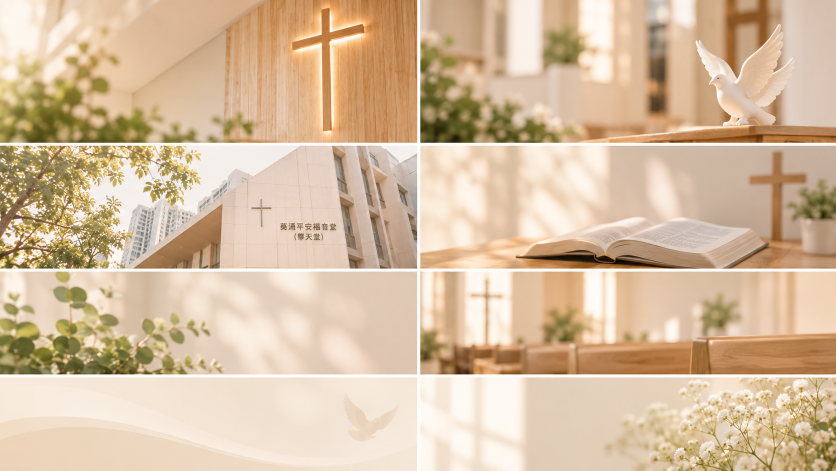
#> input picture 教會網站暖光背景拼貼.png, 1672 x 941 px, given in place of DSC03117.JPG, which was not available (shown at 1/2 size)
$ python prepare-church-photos.py
#> lines starting #> are read from the running program, lines starting #| are printed output that depends on the picture
#> in convert, image is the input picture: PIL image 1672x941 RGB; mean R, G, B 214.7, 189.4, 160.3
#!/usr/bin/env python3
"""Turn the church's own photographs into the WebP set the site expects.

The originals arrive at full camera size (7008 px wide, ~14 MB, with EXIF) in
`picture resource/`. The site wants three widths per picture, named
`<name>-900.webp` / `-1400` / `-2000` in site/public/img/, which is what
`panel()` in src/content.js builds its srcSet from. Saving through Pillow drops
the EXIF block, which is what the photo notice on /privacy#photo-credits
promises.

The camera leaves these frames flat and slightly milky: white lettering on a
pale wall, no deep blacks. A small black/white-point correction plus a light
unsharp mask after the downscale makes the lettering hold up at card size
without turning it into a processed-looking graphic. Pass --raw to publish the
file untouched.

Run from anywhere:
    python site/scripts/prepare-church-photos.py
    python site/scripts/prepare-church-photos.py --only nameplate
    python site/scripts/prepare-church-photos.py --only nameplate --raw

Add a picture to PHOTOS below to publish another one. Keep the name short: it
becomes the file name and the key used in content.js.
"""

import argparse
import os

from PIL import Image, ImageEnhance, ImageFilter

REPO = os.path.dirname(os.path.dirname(os.path.dirname(os.path.abspath(__file__))))
SRC_DIR = os.path.join(REPO, 'picture resource')
OUT_DIR = os.path.join(REPO, 'site', 'public', 'img')

# name -> original file name
PHOTOS = {
    'nameplate': 'DSC03117.JPG',  # 葵涌平安福音堂 nameplate on the lobby wall — about page
}

WIDTHS = (900, 1400, 2000)


def tone(image):
    """Lift the photo out of its flat exposure without over-cooking it.

    autocontrast is deliberately not used: the frame is almost entirely pale
    wall, so stretching the histogram maps that wall to mid-grey and the photo
    turns dark and muddy. A pivot-around-mid-grey contrast bump keeps the
    scene's brightness and only separates the raised lettering from the wall.
    """
    image = ImageEnhance.Contrast(image).enhance(1.14)
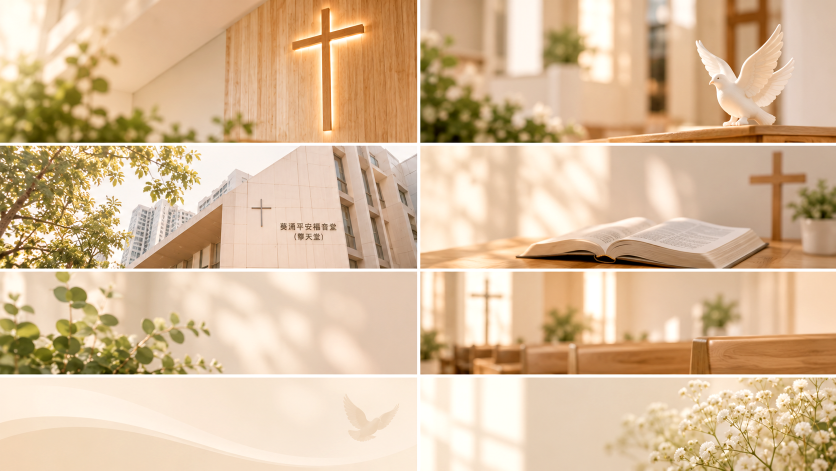
#> image: PIL image 1672x941 RGB (shown at 1/2 size); mean R, G, B 216.7, 188.1, 155
    image = ImageEnhance.Color(image).enhance(1.04)
    return image.filter(ImageFilter.UnsharpMask(radius=2, percent=45, threshold=4))


def convert(source, name, raw=False):
    image = Image.open(source).convert('RGB')
    if not raw:
        image = tone(image)
    ratio = image.height / image.width
#> ratio = 0.563
    written = []
    for width in WIDTHS:
        target = image.resize((width, round(width * ratio)), Image.Resampling.LANCZOS)
        if not raw:
            target = target.filter(ImageFilter.UnsharpMask(radius=1.1, percent=55, threshold=3))
        path = os.path.join(OUT_DIR, '{}-{}.webp'.format(name, width))
        target.save(path, 'WEBP', quality=84, method=6)
        written.append((path, target.size))
#> this loop made 3 passes
#> pass 1, in convert, `target = image.resize((width, round(width * ratio)), Image.Resampling...`:
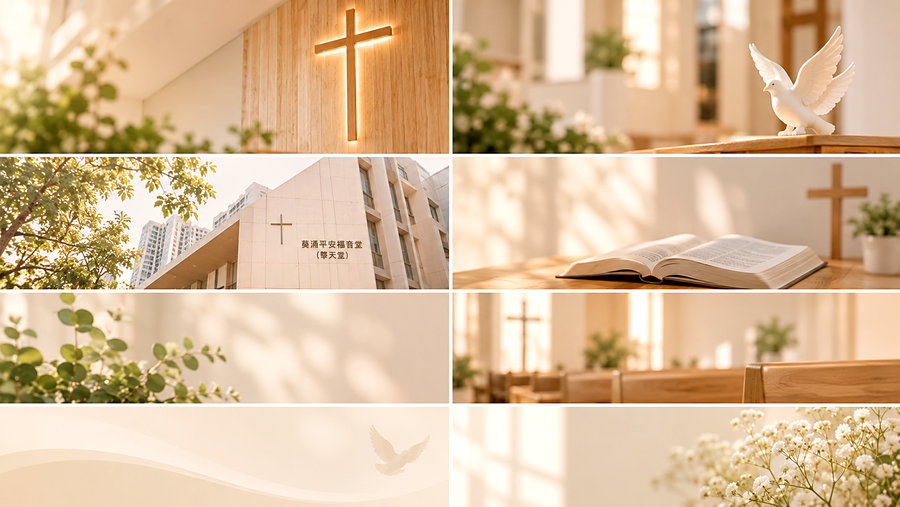
#> target: PIL image 900x507 RGB; mean R, G, B 216.9, 187, 152.7
#> pass 2, in convert, `target = target.filter(ImageFilter.UnsharpMask(radius=1.1, percent=55,..`:
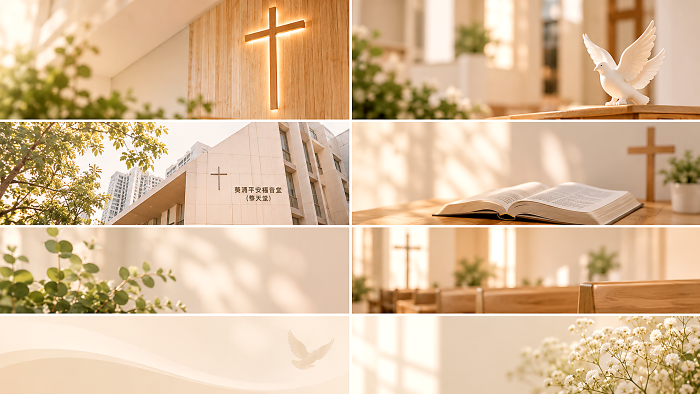
#> target: PIL image 1400x788 RGB (shown at 1/2 size); mean R, G, B 216.7, 186.8, 152.6
#> after the loop, written = 3 items
    return written


def main():
    parser = argparse.ArgumentParser(description=__doc__)
    parser.add_argument('--only', help='convert just this key from PHOTOS')
    parser.add_argument('--raw', action='store_true', help='skip the tone and sharpening pass')
    args = parser.parse_args()

    os.makedirs(OUT_DIR, exist_ok=True)
    for name, file_name in PHOTOS.items():
        if args.only and args.only != name:
            continue
        source = os.path.join(SRC_DIR, file_name)
        written = convert(source, name, raw=args.raw)
#> written = 3 items
        for path, size in written:
            print('{}  {}x{}'.format(os.path.relpath(path, REPO), size[0], size[1]))
#> this loop made 3 passes
#> size on passes 1 to 3: (900, 507), (1400, 788), (2000, 1126)
#| site/public/img/nameplate-900.webp  900x507
#| site/public/img/nameplate-1400.webp  1400x788
#| site/public/img/nameplate-2000.webp  2000x1126
        width, height = written[-1][1]
#> width = 2000; height = 1126
        print('  use in content.js: width {} height {}'.format(width, height))
#|   use in content.js: width 2000 height 1126


if __name__ == '__main__':
    main()
